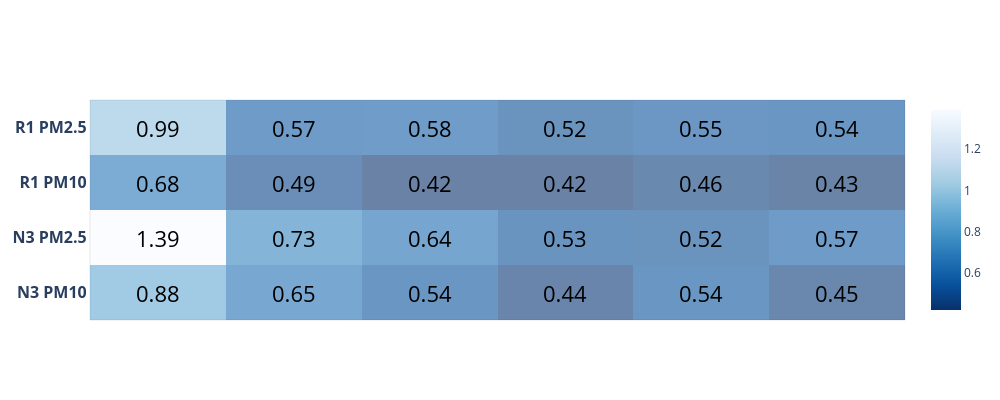

Here is the notebook cell this chart was saved with:
### Code cell
import plotly.graph_objects as go
from functools import reduce
from itertools import product

z=[ [round(RMSE_lab_O3,2),round(RMSE_lr_O3,2) , round(RMSE_svr_O3,2), round(RMSE_rf_O3,2), 
   round(RMSE_ann_O3,2),round(RMSE_xgb_O3,2)],
   [round(RMSE_lab_SO2,2),round(RMSE_lr_SO2,2) , round(RMSE_svr_SO2,2),round(RMSE_rf_SO2,2), 
    round(RMSE_ann_SO2,2),round(RMSE_xgb_SO2,2)],
    [round(RMSE_lab_NO2,2),round(RMSE_lr_NO2,2) , round(RMSE_svr_NO2,2), round(RMSE_rf_NO2,2), 
   round( RMSE_ann_NO2,2),round(RMSE_xgb_NO2,2)], 
   [round(RMSE_lab_CO,2),round(RMSE_lr_CO,2) , round(RMSE_svr_CO,2), round(RMSE_rf_CO,2), 
    round(RMSE_ann_CO,2),round(RMSE_xgb_CO,2)]]
x=['<b>LAB</b>', '<b>LR</b>', '<b>SVR</b>', '<b>RF</b>', '<b>ANN</b>','<b>XGBoost</b>']
y=['<b>N3 PM10</b>', '<b>N3 PM2.5</b>', '<b>R1 PM10</b>','<b>R1 PM2.5</b>']

def get_anno_text(z_value):
    annotations=[]
    a, b = len(z_value), len(z_value[0])
    flat_z = reduce(lambda x,y: x+y, z_value) # z_value.flat if you deal with numpy
    coords = product(range(a), range(b))
    for pos, elem in zip(coords, flat_z):
        annotations.append({'font': {'color': 'black'},
                    'showarrow': False,
                    'text': str(elem),
                    'x': pos[1],
                    'y': pos[0],
                          'font.size':22 })
    return annotations

fig = go.Figure(data=go.Heatmap(
                   z=z,
                   x=x,
                   y=y,
                   hoverongaps = True, colorscale = 'blues',reversescale=True,opacity=0.6))#matter#

fig.update_layout(title={'text': "",
        'y':0.8,
        'x':0.5,
        'xanchor': 'center',
        'yanchor': 'top'},
                plot_bgcolor='rgba(0,0,0,0)',   
    annotations = get_anno_text(z),
                 width=1000,
height=400)
fig.update_xaxes(tickfont = dict(size=16),linewidth=0.1, linecolor='black',
    
                 mirror=True,showticklabels=False)
fig.update_yaxes(tickfont = dict(size=16),linewidth=0.1, linecolor='black',
        
                 mirror=True)
fig.write_image("Opc_RMSE_summary.pdf.pdf")
fig.show()

### Figure 1 — Plotly figure (JSON) as saved in the notebook; plotly's stock layout.template omitted (floating-point values rounded to 4 significant figures)
{"data": [{"colorscale": [[0, "rgb(247,251,255)"], [0.125, "rgb(222,235,247)"], [0.25, "rgb(198,219,239)"], [0.375, "rgb(158,202,225)"], [0.5, "rgb(107,174,214)"], [0.625, "rgb(66,146,198)"], [0.75, "rgb(33,113,181)"], [0.875, "rgb(8,81,156)"], [1, "rgb(8,48,107)"]], "hoverongaps": true, "opacity": 0.6, "reversescale": true, "type": "heatmap", "x": ["<b>LAB</b>", "<b>LR</b>", "<b>SVR</b>", "<b>RF</b>", "<b>ANN</b>", "<b>XGBoost</b>"], "y": ["<b>N3 PM10</b>", "<b>N3 PM2.5</b>", "<b>R1 PM10</b>", "<b>R1 PM2.5</b>"], "z": [[0.88, 0.65, 0.54, 0.44, 0.54, 0.45], [1.39, 0.73, 0.64, 0.53, 0.52, 0.57], [0.68, 0.49, 0.42, 0.42, 0.46, 0.43], [0.99, 0.57, 0.58, 0.52, 0.55, 0.54]]}], "layout": {"annotations": [{"font": {"color": "black", "size": 22}, "showarrow": false, "text": "0.88", "x": 0, "y": 0}, {"font": {"color": "black", "size": 22}, "showarrow": false, "text": "0.65", "x": 1, "y": 0}, {"font": {"color": "black", "size": 22}, "showarrow": false, "text": "0.54", "x": 2, "y": 0}, {"font": {"color": "black", "size": 22}, "showarrow": false, "text": "0.44", "x": 3, "y": 0}, {"font": {"color": "black", "size": 22}, "showarrow": false, "text": "0.54", "x": 4, "y": 0}, {"font": {"color": "black", "size": 22}, "showarrow": false, "text": "0.45", "x": 5, "y": 0}, {"font": {"color": "black", "size": 22}, "showarrow": false, "text": "1.39", "x": 0, "y": 1}, {"font": {"color": "black", "size": 22}, "showarrow": false, "text": "0.73", "x": 1, "y": 1}, {"font": {"color": "black", "size": 22}, "showarrow": false, "text": "0.64", "x": 2, "y": 1}, {"font": {"color": "black", "size": 22}, "showarrow": false, "text": "0.53", "x": 3, "y": 1}, {"font": {"color": "black", "size": 22}, "showarrow": false, "text": "0.52", "x": 4, "y": 1}, {"font": {"color": "black", "size": 22}, "showarrow": false, "text": "0.57", "x": 5, "y": 1}, {"font": {"color": "black", "size": 22}, "showarrow": false, "text": "0.68", "x": 0, "y": 2}, {"font": {"color": "black", "size": 22}, "showarrow": false, "text": "0.49", "x": 1, "y": 2}, {"font": {"color": "black", "size": 22}, "showarrow": false, "text": "0.42", "x": 2, "y": 2}, {"font": {"color": "black", "size": 22}, "showarrow": false, "text": "0.42", "x": 3, "y": 2}, {"font": {"color": "black", "size": 22}, "showarrow": false, "text": "0.46", "x": 4, "y": 2}, {"font": {"color": "black", "size": 22}, "showarrow": false, "text": "0.43", "x": 5, "y": 2}, {"font": {"color": "black", "size": 22}, "showarrow": false, "text": "0.99", "x": 0, "y": 3}, {"font": {"color": "black", "size": 22}, "showarrow": false, "text": "0.57", "x": 1, "y": 3}, {"font": {"color": "black", "size": 22}, "showarrow": false, "text": "0.58", "x": 2, "y": 3}, {"font": {"color": "black", "size": 22}, "showarrow": false, "text": "0.52", "x": 3, "y": 3}, {"font": {"color": "black", "size": 22}, "showarrow": false, "text": "0.55", "x": 4, "y": 3}, {"font": {"color": "black", "size": 22}, "showarrow": false, "text": "0.54", "x": 5, "y": 3}], "height": 400, "plot_bgcolor": "rgba(0,0,0,0)", "title": {"text": "", "x": 0.5, "xanchor": "center", "y": 0.8, "yanchor": "top"}, "width": 1000, "xaxis": {"linecolor": "black", "linewidth": 0.1, "mirror": true, "showticklabels": false, "tickfont": {"size": 16}}, "yaxis": {"linecolor": "black", "linewidth": 0.1, "mirror": true, "tickfont": {"size": 16}}}}
